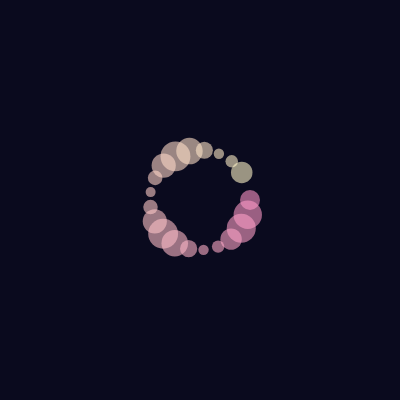
Frame 1 (no input)
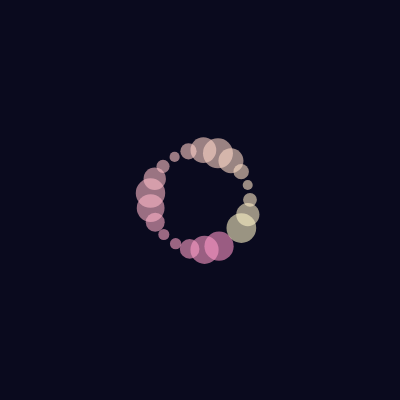
Frame 60 (no input)
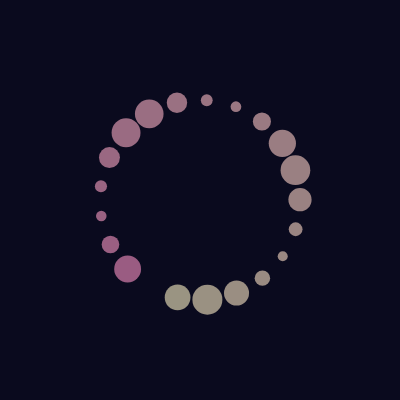
Frame 120 (the mouse pressed at the canvas centre since frame 60)

The p5.js sketch that drew these frames (run headless with seeded random() and noise() and a simulated clock; from frame 60 on, the mouse is pressed at the canvas centre):

// p5.js sketch
// ── sketch.js
let angle = 0;

function setup() {
  createCanvas(400, 400);
}

function draw() {
  background(10, 10, 30);

  translate(width / 2, height / 2);

  let count = 20;

  for (let i = 0; i < count; i++) {
    let a = angle + i * 0.3;
    let radius = map(mouseX, 0, width, 50, 150);

    let x = cos(a) * radius;
    let y = sin(a) * radius;

    fill(255, 150 + i * 5, 200, 150);
    noStroke();
    ellipse(x, y, 20 + sin(angle + i) * 10);
  }

  angle += 0.02;
}

/* Developed the idea into an animated generative pattern
The design reacts to the mouse and evolves over time
Explored movement, layering, and more complex visuals*/
